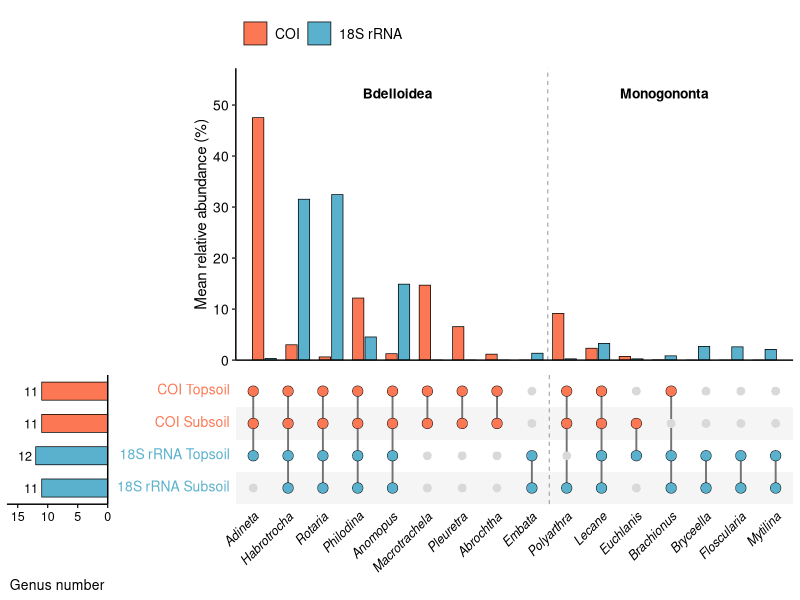

Write R code to recreate this figure.
rm(list = ls())

########## Load required packages ##########
library(ggplot2)
library(dplyr)
library(tidyr)
library(tibble)
library(ggtext)
library(cowplot)

########## Read data ##########
coi_data <- read.csv("COI_data.csv", check.names = FALSE)
rrna_data <- read.csv("18S_data.csv", check.names = FALSE)
metadata <- read.csv("metadata.csv", check.names = FALSE)

########## Prepare metadata ##########
metadata <- metadata %>%
  transmute(
    SampleID = as.character(`OTU ID`),
    Layer = factor(
      Group,
      levels = c("T", "S"),
      labels = c("Topsoil", "Subsoil")
    ),
    Elevation = as.numeric(Elevation)
  )

########## Set colors and factor order ##########
marker_cols <- c(
  "COI" = "#FC7854",
  "18S rRNA" = "#5AB1CD"
)

marker_order <- c("COI", "18S rRNA")
layer_order <- c("Topsoil", "Subsoil")
group_order <- c("Bdelloidea", "Monogononta", "Other")

########## Prepare genus-level abundance data ##########
prepare_genus_data <- function(data, metadata, marker_name) {
  
  sample_cols <- intersect(
    metadata$SampleID,
    colnames(data)
  )
  
  data %>%
    mutate(
      Class_clean = sub("^[a-z]__", "", trimws(as.character(Class))),
      Order_clean = sub("^[a-z]__", "", trimws(as.character(Order))),
      Genus = sub("^[a-z]__", "", trimws(as.character(Genus))),
      RotiferGroup = case_when(
        Order_clean %in% c(
          "Adinetida",
          "Philodinida",
          "Philodinavida"
        ) ~ "Bdelloidea",
        Order_clean %in% c(
          "Ploima",
          "Flosculariida",
          "Collothecida",
          "Collothecaceae",
          "Testudinellida"
        ) ~ "Monogononta",
        Class_clean == "Bdelloidea" ~ "Bdelloidea",
        Class_clean == "Monogononta" ~ "Monogononta",
        TRUE ~ "Other"
      )
    ) %>%
    select(
      Genus,
      RotiferGroup,
      all_of(sample_cols)
    ) %>%
    pivot_longer(
      cols = all_of(sample_cols),
      names_to = "SampleID",
      values_to = "Abundance"
    ) %>%
    mutate(
      SampleID = as.character(SampleID),
      Abundance = as.numeric(Abundance)
    ) %>%
    left_join(
      metadata,
      by = "SampleID"
    ) %>%
    filter(
      !is.na(Genus),
      Genus != "",
      !is.na(Layer)
    ) %>%
    group_by(
      SampleID,
      Layer,
      Elevation,
      Genus,
      RotiferGroup
    ) %>%
    summarise(
      Abundance = sum(Abundance, na.rm = TRUE),
      .groups = "drop"
    ) %>%
    mutate(
      Marker = marker_name
    )
}

coi_genus <- prepare_genus_data(
  coi_data,
  metadata,
  "COI"
)

rrna_genus <- prepare_genus_data(
  rrna_data,
  metadata,
  "18S rRNA"
)

genus_sample <- bind_rows(
  coi_genus,
  rrna_genus
) %>%
  mutate(
    Marker = as.character(Marker),
    Layer = as.character(Layer),
    RotiferGroup = ifelse(
      RotiferGroup %in% group_order,
      RotiferGroup,
      "Other"
    )
  )

########## Calculate mean relative abundance ##########
sample_marker_layer <- genus_sample %>%
  distinct(
    Marker,
    SampleID,
    Layer
  )

marker_genus_info <- genus_sample %>%
  filter(Abundance > 0) %>%
  count(
    Marker,
    Genus,
    RotiferGroup,
    sort = TRUE
  ) %>%
  group_by(
    Marker,
    Genus
  ) %>%
  slice_max(
    n,
    n = 1,
    with_ties = FALSE
  ) %>%
  ungroup() %>%
  select(
    Marker,
    Genus,
    RotiferGroup
  )

genus_rel_observed <- genus_sample %>%
  group_by(
    Marker,
    SampleID,
    Layer
  ) %>%
  mutate(
    SampleTotal = sum(Abundance, na.rm = TRUE),
    RelAbund = ifelse(
      SampleTotal > 0,
      Abundance / SampleTotal * 100,
      0
    )
  ) %>%
  ungroup() %>%
  group_by(
    Marker,
    SampleID,
    Layer,
    Genus,
    RotiferGroup
  ) %>%
  summarise(
    Abundance = sum(Abundance, na.rm = TRUE),
    RelAbund = sum(RelAbund, na.rm = TRUE),
    .groups = "drop"
  )

genus_rel <- sample_marker_layer %>%
  inner_join(
    marker_genus_info,
    by = "Marker"
  ) %>%
  left_join(
    genus_rel_observed %>%
      select(
        Marker,
        SampleID,
        Layer,
        Genus,
        Abundance,
        RelAbund
      ),
    by = c(
      "Marker",
      "SampleID",
      "Layer",
      "Genus"
    )
  ) %>%
  mutate(
    Abundance = replace_na(Abundance, 0),
    RelAbund = replace_na(RelAbund, 0),
    Marker = factor(
      Marker,
      levels = marker_order
    ),
    Layer = factor(
      Layer,
      levels = layer_order
    ),
    RotiferGroup = factor(
      RotiferGroup,
      levels = group_order
    )
  )

########## Select top 10 genera for each marker ##########
mean_marker_genus <- genus_rel %>%
  group_by(
    Marker,
    Genus
  ) %>%
  summarise(
    MeanRel = mean(RelAbund, na.rm = TRUE),
    .groups = "drop"
  ) %>%
  mutate(
    Marker = as.character(Marker)
  )

top10_by_marker <- mean_marker_genus %>%
  group_by(Marker) %>%
  slice_max(
    order_by = MeanRel,
    n = 10,
    with_ties = FALSE
  ) %>%
  ungroup() %>%
  arrange(
    Marker,
    desc(MeanRel)
  )

top10_union <- unique(
  top10_by_marker$Genus
)

########## Determine genus groups and plotting order ##########
genus_group_info <- marker_genus_info %>%
  filter(
    Genus %in% top10_union
  ) %>%
  count(
    Genus,
    RotiferGroup,
    sort = TRUE
  ) %>%
  group_by(Genus) %>%
  slice_max(
    n,
    n = 1,
    with_ties = FALSE
  ) %>%
  ungroup() %>%
  select(
    Genus,
    RotiferGroup
  )

genus_membership <- mean_marker_genus %>%
  filter(
    Genus %in% top10_union,
    MeanRel > 0
  ) %>%
  group_by(Genus) %>%
  summarise(
    in_COI = any(Marker == "COI"),
    in_18S = any(Marker == "18S rRNA"),
    TotalRel = sum(MeanRel, na.rm = TRUE),
    .groups = "drop"
  ) %>%
  mutate(
    Membership = case_when(
      in_COI & in_18S ~ "Shared",
      in_COI & !in_18S ~ "COI only",
      !in_COI & in_18S ~ "18S rRNA only",
      TRUE ~ "Other"
    ),
    Membership = factor(
      Membership,
      levels = c(
        "Shared",
        "COI only",
        "18S rRNA only",
        "Other"
      )
    )
  )

genus_info <- genus_membership %>%
  left_join(
    genus_group_info,
    by = "Genus"
  ) %>%
  mutate(
    RotiferGroup = ifelse(
      is.na(RotiferGroup),
      "Other",
      as.character(RotiferGroup)
    ),
    RotiferGroup = factor(
      RotiferGroup,
      levels = group_order
    )
  ) %>%
  arrange(
    RotiferGroup,
    Membership,
    desc(TotalRel)
  ) %>%
  mutate(
    x_id = row_number()
  )

genus_order <- genus_info$Genus
genus_labels <- paste0(
  "<i>",
  genus_info$Genus,
  "</i>"
)

########## Prepare abundance-bar data ##########
bar_data <- mean_marker_genus %>%
  filter(
    Genus %in% top10_union
  ) %>%
  complete(
    Genus = genus_order,
    Marker = marker_order,
    fill = list(MeanRel = 0)
  ) %>%
  left_join(
    genus_info %>%
      select(
        Genus,
        x_id,
        RotiferGroup,
        Membership
      ),
    by = "Genus"
  ) %>%
  mutate(
    Marker = factor(
      Marker,
      levels = marker_order
    )
  )

########## Prepare detection-matrix data ##########
row_position <- tibble(
  Row = c(
    "COI | Topsoil",
    "COI | Subsoil",
    "18S rRNA | Topsoil",
    "18S rRNA | Subsoil"
  ),
  Row_id = c(4, 3, 2, 1),
  row_order_top = 1:4
)

row_bg_grey <- row_position %>%
  mutate(
    ymin = Row_id - 0.5,
    ymax = Row_id + 0.5
  ) %>%
  filter(
    row_order_top %% 2 == 0
  )

detect_data <- genus_sample %>%
  filter(
    Genus %in% top10_union
  ) %>%
  group_by(
    Marker,
    Layer,
    Genus
  ) %>%
  summarise(
    Detected = sum(Abundance, na.rm = TRUE) > 0,
    .groups = "drop"
  ) %>%
  complete(
    Marker = marker_order,
    Layer = layer_order,
    Genus = genus_order,
    fill = list(Detected = FALSE)
  ) %>%
  mutate(
    Row = paste(
      Marker,
      Layer,
      sep = " | "
    )
  ) %>%
  left_join(
    row_position,
    by = "Row"
  ) %>%
  left_join(
    genus_info %>%
      select(
        Genus,
        x_id,
        RotiferGroup,
        Membership
      ),
    by = "Genus"
  ) %>%
  mutate(
    Marker = factor(
      Marker,
      levels = marker_order
    ),
    Layer = factor(
      Layer,
      levels = layer_order
    )
  )

line_data <- detect_data %>%
  filter(Detected) %>%
  arrange(
    Genus,
    Row_id
  )

########## Calculate displayed genus numbers ##########
set_size_data <- detect_data %>%
  group_by(
    Row,
    Marker,
    Layer,
    Row_id,
    row_order_top
  ) %>%
  summarise(
    Genus_number = sum(Detected, na.rm = TRUE),
    .groups = "drop"
  ) %>%
  mutate(
    Marker = factor(
      Marker,
      levels = marker_order
    ),
    Layer = factor(
      Layer,
      levels = layer_order
    ),
    Genus_number_left = -Genus_number
  )

max_set_size <- max(
  set_size_data$Genus_number,
  na.rm = TRUE
)

########## Prepare group separators ##########
separator_data <- genus_info %>%
  group_by(RotiferGroup) %>%
  summarise(
    max_x = max(x_id),
    .groups = "drop"
  ) %>%
  arrange(max_x)

if (nrow(separator_data) > 1) {
  separator_data <- separator_data[
    1:(nrow(separator_data) - 1),
  ] %>%
    mutate(
      xintercept = max_x + 0.5
    )
} else {
  separator_data <- tibble(
    xintercept = numeric()
  )
}

group_label_data <- genus_info %>%
  group_by(RotiferGroup) %>%
  summarise(
    xmin = min(x_id),
    xmax = max(x_id),
    xmid = mean(c(xmin, xmax)),
    .groups = "drop"
  )

########## Show results ##########
print(top10_by_marker)

print(
  genus_info %>%
    select(
      Genus,
      RotiferGroup,
      Membership,
      TotalRel
    )
)

print(
  set_size_data %>%
    select(
      Marker,
      Layer,
      Genus_number
    )
)

########## Plot upper abundance bars ##########
max_y <- max(
  bar_data$MeanRel,
  na.rm = TRUE
)

p_bar <- ggplot(
  bar_data,
  aes(
    x = x_id,
    y = MeanRel,
    fill = Marker
  )
) +
  geom_col(
    position = position_dodge(width = 0.75),
    width = 0.68,
    color = "black",
    linewidth = 0.25
  ) +
  geom_vline(
    data = separator_data,
    aes(xintercept = xintercept),
    inherit.aes = FALSE,
    linetype = "dashed",
    linewidth = 0.35,
    color = "grey60"
  ) +
  geom_text(
    data = group_label_data,
    aes(
      x = xmid,
      y = max_y * 1.10,
      label = RotiferGroup
    ),
    inherit.aes = FALSE,
    size = 3.5,
    fontface = "bold"
  ) +
  scale_fill_manual(
    values = marker_cols,
    name = NULL
  ) +
  scale_x_continuous(
    breaks = genus_info$x_id,
    labels = genus_labels,
    expand = expansion(
      add = c(0.5, 0.5)
    )
  ) +
  scale_y_continuous(
    limits = c(0, max_y * 1.18),
    expand = expansion(
      mult = c(0, 0.02)
    )
  ) +
  labs(
    x = NULL,
    y = "Mean relative abundance (%)"
  ) +
  theme_classic(base_size = 11) +
  theme(
    axis.line = element_line(
      color = "black",
      linewidth = 0.5
    ),
    axis.text.x = element_blank(),
    axis.ticks.x = element_blank(),
    axis.text.y = element_text(
      color = "black",
      size = 10
    ),
    axis.title.y = element_text(
      color = "black",
      size = 11
    ),
    legend.position = "top",
    legend.justification = "left",
    legend.text = element_text(
      size = 10
    ),
    plot.margin = margin(
      10,
      5,
      8,
      5
    )
  )

########## Plot left genus-number bars ##########
x_breaks_pos <- pretty(
  c(0, max_set_size),
  n = 4
)

x_breaks_pos <- x_breaks_pos[
  x_breaks_pos >= 0
]

x_breaks <- -rev(
  x_breaks_pos
)

x_min <- min(x_breaks)
label_offset <- max_set_size * 0.05
bar_half_height <- 0.28

p_setsize <- ggplot(set_size_data) +
  geom_rect(
    aes(
      xmin = Genus_number_left,
      xmax = 0,
      ymin = Row_id - bar_half_height,
      ymax = Row_id + bar_half_height,
      fill = Marker
    ),
    color = "black",
    linewidth = 0.25
  ) +
  geom_text(
    aes(
      x = Genus_number_left - label_offset,
      y = Row_id,
      label = Genus_number
    ),
    hjust = 1,
    size = 3.2,
    color = "black"
  ) +
  scale_fill_manual(
    values = marker_cols,
    guide = "none"
  ) +
  scale_y_continuous(
    position = "right",
    breaks = row_position$Row_id,
    labels = NULL,
    limits = c(0.5, 4.5),
    expand = c(0, 0)
  ) +
  scale_x_continuous(
    limits = c(
      x_min - label_offset * 3,
      0
    ),
    breaks = x_breaks,
    labels = abs(x_breaks),
    expand = c(0, 0)
  ) +
  labs(
    x = "Genus number",
    y = NULL
  ) +
  coord_cartesian(
    clip = "off"
  ) +
  theme_classic(base_size = 11) +
  theme(
    axis.line = element_blank(),
    axis.line.x.bottom = element_line(
      color = "black",
      linewidth = 0.5
    ),
    axis.line.y.right = element_line(
      color = "black",
      linewidth = 0.5
    ),
    axis.text.y = element_blank(),
    axis.ticks.y = element_blank(),
    axis.text.x = element_text(
      color = "black",
      size = 9
    ),
    axis.ticks.x = element_line(
      color = "black",
      linewidth = 0.4
    ),
    axis.title.x = element_text(
      color = "black",
      size = 10
    ),
    panel.grid = element_blank(),
    plot.margin = margin(
      0,
      2,
      5,
      5
    )
  )

########## Plot detection matrix ##########
row_label_map <- tibble(
  Row_id = c(4, 3, 2, 1),
  label = c(
    "<span style='color:#FC7854'>COI Topsoil</span>",
    "<span style='color:#FC7854'>COI Subsoil</span>",
    "<span style='color:#5AB1CD'>18S rRNA Topsoil</span>",
    "<span style='color:#5AB1CD'>18S rRNA Subsoil</span>"
  )
)

p_matrix <- ggplot(
  detect_data,
  aes(
    x = x_id,
    y = Row_id
  )
) +
  geom_rect(
    data = row_bg_grey,
    aes(
      xmin = -Inf,
      xmax = Inf,
      ymin = ymin,
      ymax = ymax
    ),
    inherit.aes = FALSE,
    fill = "grey96",
    color = NA
  ) +
  geom_vline(
    data = separator_data,
    aes(xintercept = xintercept),
    inherit.aes = FALSE,
    linetype = "dashed",
    linewidth = 0.35,
    color = "grey60"
  ) +
  geom_line(
    data = line_data,
    aes(group = Genus),
    color = "grey45",
    linewidth = 0.65
  ) +
  geom_point(
    data = detect_data %>%
      filter(!Detected),
    shape = 21,
    fill = "grey85",
    color = "grey85",
    size = 2.7,
    stroke = 0.2
  ) +
  geom_point(
    data = detect_data %>%
      filter(Detected),
    aes(fill = Marker),
    shape = 21,
    color = "black",
    size = 3.4,
    stroke = 0.25
  ) +
  scale_fill_manual(
    values = marker_cols,
    guide = "none"
  ) +
  scale_x_continuous(
    breaks = genus_info$x_id,
    labels = genus_labels,
    expand = expansion(
      add = c(0.5, 0.5)
    )
  ) +
  scale_y_continuous(
    breaks = row_label_map$Row_id,
    labels = row_label_map$label,
    limits = c(0.5, 4.5),
    expand = c(0, 0)
  ) +
  labs(
    x = NULL,
    y = NULL
  ) +
  theme_classic(base_size = 11) +
  theme(
    axis.line = element_blank(),
    axis.text.x = element_markdown(
      size = 9,
      color = "black",
      angle = 45,
      hjust = 1,
      vjust = 1
    ),
    axis.text.y = element_markdown(
      size = 10
    ),
    axis.ticks = element_blank(),
    plot.margin = margin(
      0,
      5,
      5,
      2
    )
  )

########## Combine Figure 2A ##########
aligned_right <- align_plots(
  p_bar,
  p_matrix,
  align = "v",
  axis = "lr"
)

top_row <- plot_grid(
  NULL,
  aligned_right[[1]],
  ncol = 2,
  rel_widths = c(1, 6),
  align = "h"
)

bottom_row <- plot_grid(
  p_setsize,
  aligned_right[[2]],
  ncol = 2,
  rel_widths = c(1, 6),
  align = "h"
)

p2a <- plot_grid(
  top_row,
  bottom_row,
  ncol = 1,
  rel_heights = c(2.25, 1.35),
  align = "v"
)

print(p2a)
